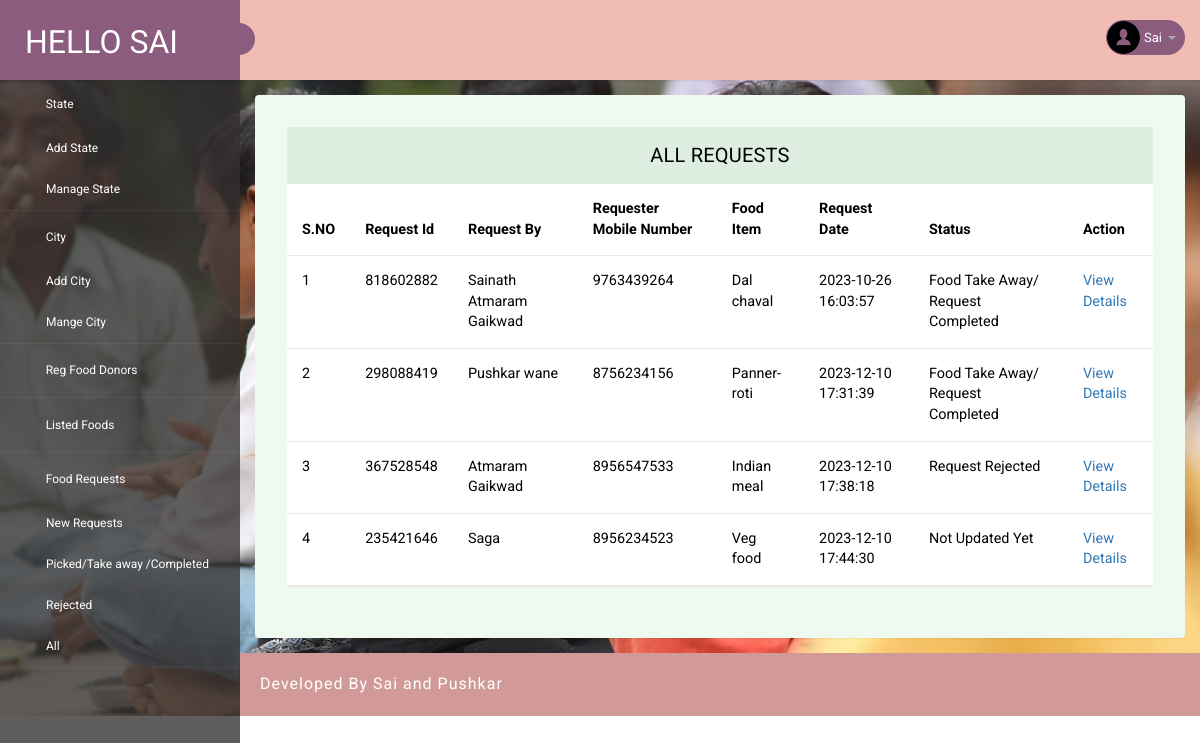
The app's page /admin/all-requests.php (signed in) with its own data.
### tables this page shows
CREATE TABLE `tblfoodrequests` (
  `id` int(11) NOT NULL,
  `requestNumber` bigint(12) DEFAULT NULL,
  `foodId` int(1) DEFAULT NULL,
  `fullName` varchar(150) DEFAULT NULL,
  `mobileNumber` bigint(12) DEFAULT NULL,
  `message` mediumtext DEFAULT NULL,
  `requestDate` timestamp NULL DEFAULT current_timestamp(),
  `status` varchar(120) DEFAULT NULL,
  `donorRemark` mediumtext DEFAULT NULL,
  `requestCompletionDate` timestamp NULL DEFAULT NULL ON UPDATE current_timestamp()
);

CREATE TABLE `tblfood` (
  `ID` int(10) NOT NULL,
  `DonorID` int(10) DEFAULT NULL,
  `foodId` int(10) DEFAULT NULL,
  `FoodItems` mediumtext DEFAULT NULL,
  `StateName` varchar(200) DEFAULT NULL,
  `CityName` varchar(200) DEFAULT NULL,
  `Description` mediumtext DEFAULT NULL,
  `PickupDate` varchar(200) DEFAULT NULL,
  `PickupAddress` mediumtext DEFAULT NULL,
  `ContactPerson` varchar(200) DEFAULT NULL,
  `CPMobNumber` bigint(10) DEFAULT NULL,
  `Image` varchar(200) DEFAULT NULL,
  `CreationDate` timestamp NULL DEFAULT current_timestamp(),
  `UpdationDate` timestamp NULL DEFAULT NULL ON UPDATE current_timestamp()
);

### admin/all-requests.php (the view, shortened to what this page needs)
<?php
include('includes/dbconnection.php');
if (strlen($_SESSION['pgasaid'] == 0)) {
    header('location:logout.php');
} else {
?>
    <!DOCTYPE html>
    <head>
        <link rel="stylesheet" href="css/bootstrap.min.css">
        <link href="css/style.css" rel='stylesheet' type='text/css' />
        <link href="css/style-responsive.css" rel="stylesheet" />
        <link rel="stylesheet" href="css/font.css" type="text/css" />
        <link href="css/font-awesome.css" rel="stylesheet">
    </head>
    <body>
        <section id="container">
            <?php include_once('includes/header.php'); ?>
            <?php include_once('includes/sidebar.php'); ?>
            <section id="main-content">
                <section class="wrapper">
                    <div class="table-agile-info">
                        <div class="panel panel-default">
                            <div class="panel-heading">
                                All Requests
                            </div>
                            <div>
                                <table class="table" ui-jq="footable" ui-options='{
        "paging": {
          "enabled": true
        },
        "filtering": {
          "enabled": true
        },
        "sorting": {
          "enabled": true
        }}'>
                                    <thead>
                                        <tr>
                                            <th data-breakpoints="xs">S.NO</th>
                                            <th>Request Id</th>
                                            <th>Request By</th>
                                            <th>Requester Mobile Number</th>
                                            <th>Food Item</th>
                                            <th>Request Date</th>
                                            <th>Status</th>
                                            <th data-breakpoints="xs">Action</th>
                                        </tr>
                                    </thead>
                                    <tbody>
                                        <?php
                                        $ret = mysqli_query($con, "select tblfoodrequests.id as frid,tblfood.ID as foodid,tblfood.FoodItems,tblfoodrequests.requestNumber,tblfoodrequests.fullName,tblfoodrequests.mobileNumber,tblfoodrequests.message,tblfoodrequests.requestDate,tblfoodrequests.status from
tblfoodrequests
 join tblfood  on tblfood.ID=tblfoodrequests.foodId ");
                                        $cnt = 1;
                                        $count = mysqli_num_rows($ret);
                                        if ($count > 0) {
                                            while ($row = mysqli_fetch_array($ret)) {
                                        ?>
                                                <tr data-expanded="true">
                                                    <td><?php echo $cnt; ?></td>
                                                    <td><?php echo $row['requestNumber']; ?></td>
                                                    <td><?php echo $row['fullName']; ?></td>
                                                    <td><?php echo $row['mobileNumber']; ?></td>
                                                    <td><?php echo $row['FoodItems']; ?></td>
                                                    <td><?php echo $row['requestDate']; ?></td>
                                                    <?php if ($row['status'] == "") { ?>
                                                        <td class="font-w600"><?php echo "Not Updated Yet"; ?></td>
                                                    <?php } else { ?>
                                                        <td><?php echo $row['status']; ?></td><?php } ?>
                                                    <td><a href="view-requestdetails.php?frid=<?php echo $row['frid']; ?>">View
                                                            Details</a></td>
                                                </tr>
                                            <?php
                                                $cnt = $cnt + 1;
                                            }
                                        } else { ?>
                                            <tr>
                                                <td colspan="9" style="color:red">No Record Found</td>
                                            </tr>
                                        <?php } ?>
                                    </tbody>
                                </table>
                            </div>
                        </div>
                    </div>
                </section>
                <?php include_once('includes/footer.php'); ?>
            </section>
        </section>
    </body>
    </html>
<?php }  ?>

### admin/includes/header.php (shortened to what this page needs)
<?php
include('includes/dbconnection.php');
?>
<header class="header fixed-top clearfix">
    <div class="brand">
        <a href="dashboard.php" class="logo">
            Hello Sai
        </a>
        <div class="sidebar-toggle-box">
            <div class="fa fa-bars"></div>
        </div>
    </div>
    <div class="top-nav clearfix">
        <ul class="nav pull-right top-menu">
            <li class="dropdown">
                <a data-toggle="dropdown" class="dropdown-toggle" href="#">
                    <?php
                    $adid = $_SESSION['pgasaid'];
                    $ret = mysqli_query($con, "select AdminName from tbladmin where ID='$adid'");
                    $row = mysqli_fetch_array($ret);
                    $name = $row['AdminName'];
                    ?>
                    <img alt="" src="images/2.png">
                    <span class="username"><?php echo $name; ?></span>
                    <b class="caret"></b>
                </a>
            </li>
        </ul>
    </div>
</header>

### admin/css/style.css (style rules this page uses)
ul, ol { margin: 0; }
html, body { font-family: "Roboto", sans-serif; font-size: 100%; overflow-x: hidden; background: url(../images/bg.jpg) no-repeat 0px 0px; background-size: cover; }
body a { transition: 0.5s all ease; -webkit-transition: 0.5s all ease; -moz-transition: 0.5s all ease; -o-transition: 0.5s all ease; -ms-transition: 0.5s all ease; text-decoration: none; }
ul, label { margin: 0; padding: 0; }
#main-content { margin-left: 240px; -webkit-transition: all 0.3s ease-in-out; -moz-transition: all 0.3s ease-in-out; -o-transition: all 0.3s ease-in-out; transition: all 0.3s ease-in-out; }
.header { left: 0; right: 0; z-index: 1002; background: rgb(240, 188, 180); -webkit-transition: all 0.3s ease-in-out; -moz-transition: all 0.3s ease-in-out; -o-transition: all 0.3s ease-in-out; transition: all 0.3s ease-in-out; }
.fixed-top { position: fixed; box-shadow: 1px 0 3px rgba(0, 0, 0, 0.15); }
.wrapper { display: inline-block; margin-top: 80px; padding: 15px; width: 100%; }
.brand { background: #8b5c7e; float: left; width: 240px; height: 80px; position: relative; }
a.logo { font-size: 32px; color: #fff; float: left; margin: 20px 0 0 25px; text-transform: uppercase; }
#top_menu .nav > li, ul.top-menu > li { float: left; }
ul.top-menu { margin-right: 15px; margin-top: 0; }
ul.top-menu > li > a { color: #fff; font-size: 16px; background: #8b5c7e; padding: 4px 8px; margin-right: 15px; border-radius: 50%; -webkit-border-radius: 50%; padding-right: 8px !important; }
.top-nav { margin-top: 20px; }
.top-nav img { border-radius: 50%; -webkit-border-radius: 50%; width: 33px; }
.top-nav .username { font-size: 13px; color: #fff; }
.top-nav ul.top-menu > li > a { border-radius: 100px; -webkit-border-radius: 100px; padding: 0px; background: none; margin-right: 0; border: 1px solid #8b5c7e; background: #8b5c7e; }
.top-nav ul.top-menu > li { margin-left: 10px; }
.top-nav .nav .caret { border-bottom-color: #a4aaba; border-top-color: #a4aaba; }
.sidebar-toggle-box { float: left; margin-top: 23px; margin-left: -15px; background: #8b5c7e; border-radius: 50%; -webkit-border-radius: 50%; width: 32px; height: 32px; position: absolute; right: -15px; }
.sidebar-toggle-box .fa-bars { cursor: pointer; display: inline-block; font-size: 15px; padding: 8px 8px 8px 9px; color: #fff; }
.panel-heading { position: relative; height: 57px; line-height: 57px; letter-spacing: 0.2px; color: #000; font-size: 18px; font-weight: 400; padding: 0 16px; background: #ddede0; border-top-right-radius: 2px; border-top-left-radius: 2px; text-transform: uppercase; text-align: center; }
.panel { border: none !important; }
.table > thead > tr > th { border-bottom: 1px solid #e1ab91 !important; }
.table > tbody > tr > td, .table > tbody > tr > th, .table > tfoot > tr > td, .table > tfoot > tr > th, .table > thead > tr > td, .table > thead > tr > th { border-bottom: 1px solid #e9e9e9 !important; }
.table > thead > tr > th, .table > tbody > tr > th, .table > tfoot > tr > th, .table > thead > tr > td, .table > tbody > tr > td, .table > tfoot > tr > td { border-top: none !important; }
.table td, .table > tbody > tr > td, .table > tbody > tr > th, .table > tfoot > tr > td, .table > tfoot > tr > th, .table > thead > tr > td, .table > thead > tr > th { padding: 15px !important; }
.table > thead > tr > th, .table > tbody > tr > th, .table > tfoot > tr > th, .table > thead > tr > td, .table > tbody > tr > td, .table > tfoot > tr > td { font-size: 0.9em; color: #000; border-top: none !important; }
.table-agile-info { background: #eef9f0; padding: 2em; border-radius: 4px; -webkit-box-shadow: 0 1px 1px rgba(0, 0, 0, 0.05); box-shadow: 0 1px 1px rgba(0, 0, 0, 0.05); }
.panel-default > .panel-heading { color: #000000 !important; background-color: #ddede0 !important; border-color: #ddede0 !important; font-size: 20px; }

### records on screen
tblfoodrequests: requestNumber "818602882", fullName "Sainath Atmaram Gaikwad", mobileNumber "9763439264", foodId.FoodItems "Dal chaval", requestDate "2023-10-26 16:03:57", status "Food Take Away/ Request Completed"
tblfoodrequests: requestNumber "298088419", fullName "Pushkar wane", mobileNumber "8756234156", foodId.FoodItems "Panner-roti", requestDate "2023-12-10 17:31:39", status "Food Take Away/ Request Completed"
tblfoodrequests: requestNumber "367528548", fullName "Atmaram Gaikwad", mobileNumber "8956547533", foodId.FoodItems "Indian meal", requestDate "2023-12-10 17:38:18", status "Request Rejected"
tblfoodrequests: requestNumber "235421646", fullName "Saga", mobileNumber "8956234523", foodId.FoodItems "Veg food", requestDate "2023-12-10 17:44:30", shows "Not Updated Yet"

### other values on screen
$name "Sai"
